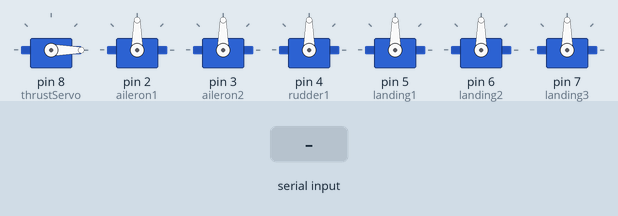
This sketch was run on a simulated Arduino Uno, built with avr-gcc and run on an emulated ATmega328P. Shown: 7 × servo. The test bench sets the inputs (shaded band). What the sketch prints to the serial monitor is not drawn.

Above: at 1.2 s.
1.3 s: "Q" received over Serial
At 3.1 s:
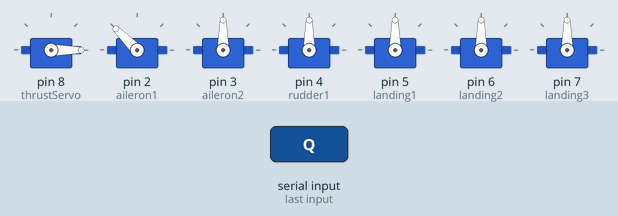
4.3 s: "F" received over Serial
At 5.0 s:
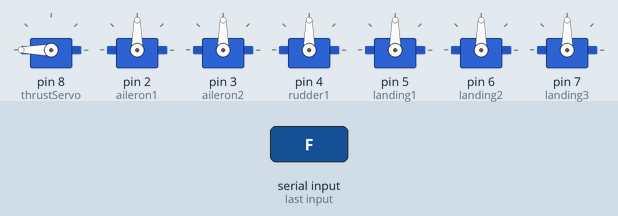
5.8 s: "B" received over Serial
At 8.5 s:
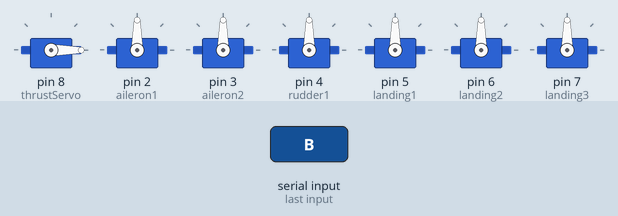
8.8 s: "E" received over Serial
At 9.6 s:
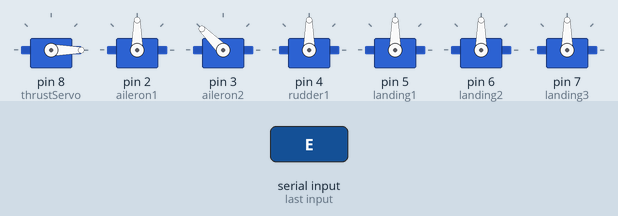
11.8 s: "U" received over Serial
At 13.0 s:
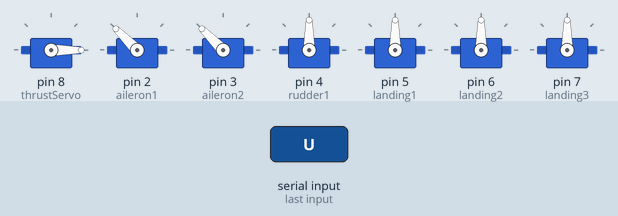
13.3 s: "D" received over Serial
At 14.5 s:
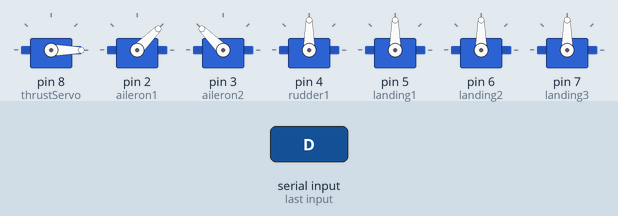
Timing chart, 0 to 15.8 s (numbered marks = the images above; inputs shaded):
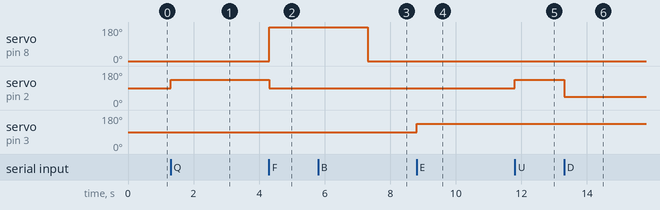

The sketch:

Arduino-Plane.ino
```cpp
//created by Mkerner1876 @ https://github.com/Mkerner1876/Arduino-Plane-w-radio
#include<Servo.h>
Servo thrustServo;
Servo aileron1;
Servo aileron2;
Servo rudder1;
Servo landing1;
Servo landing2;
Servo landing3;
Servo cargobay;
int thrustcount = 0;
int state;
int flag = 0;      //makes sure that the serial only prints once the state
int stateStop = 0;
void setup() {
  thrustServo.attach(8);
  aileron1.attach(2);
  aileron2.attach(3);
  rudder1.attach(4);
  landing1.attach(5);
  landing2.attach(6);
  landing3.attach(7);
  aileron1.write(90);
  aileron2.write(90); //ailerons will point up, so they will be level with this.
  landing1.write(90);
  landing2.write(90);
  landing3.write(90); //deploys gear to take off
}

void loop() {
  Serial.begin(9600);
  if (Serial.available() > 0) {
    state = Serial.read();
    flag = 0;
  }
  if (state == 'F') {
    //thurst servo up
    thrustcount++;
    if (flag == 0) {
      Serial.print("Increased thrust.");
      flag = 1;
    }
  }
  else if (state == 'B') {
    //thurst servo down
    thrustcount--;
    if (flag == 0) {
      Serial.print("Decreased thrust.");
      flag = 1;
    }
  }
  if (thrustcount == 0) {
    thrustServo.write(0);
  }
  if (thrustcount == 1) {
    thrustServo.write(36);
  }
  if (thrustcount == 2) {
    thrustServo.write(72);
  }
  if (thrustcount == 3) {
    thrustServo.write(108);
  }
  if (thrustcount == 4) {
    thrustServo.write(144);
  }
  if (thrustcount == 5) {
    thrustServo.write(180);
  }
  else if (state == 'Q') {
    //plane aileron roll left
    aileron1.write(135);
    delay(1000);
    aileron1.write(90);
    if (flag == 0) {
      Serial.print("Turned left.");
      flag = 1;
    }
  }
  else if (state == 'E') {
    //plane aileron roll right
    aileron2.write(135);
    delay(1000);
    aileron2.write(90);
    if (flag == 0) {
      Serial.print("Turned right.");
      flag = 1;
    }
  }
  else if (state == 'S') {
    //engines stop
    thrustServo.write(0);
    if (flag == 0) {
      Serial.print("Engines stopped.");
      flag = 1;
    }
  }
  else if (state == 'U') {
    //plane up
    aileron1.write(135);
    aileron2.write(135);
    if (flag == 0) {
      Serial.print("Aileron Up.");
      flag = 1;
    }
  }
  else if (state == 'N') {
    //plane levels
    aileron1.write(90);
    aileron2.write(90);
    if (flag == 0) {
      Serial.print("Plane level.");
      flag = 1;
    }

  }
  else if (state == 'D') {
    //plane down
    aileron1.write(45);
    aileron1.write(45);

    if (flag == 0) {
      Serial.print("Aileron down.");
      flag = 1;
    }
  }
  if (state == 'O') {
    //landing up
    landing1.write(0);
    landing2.write(0);
    landing3.write(0);
    if (flag == 0) {
      Serial.print("Landing gear deploying.");
      flag = 1;
    }
  }
  if (state == 'P') {
    landing1.write(90);
    landing2.write(90);
    landing3.write(90);
    //landing down

  }

}
```

Measured:
- after the input at 1.3 s, servo on pin 2 (aileron1): 90° → 135° at once
- after the input at 4.3 s, servo on pin 8 (thrustServo): 0° → 180° at once; servo on pin 2 (aileron1): 135° → 90° at once
- after the input at 5.8 s, servo on pin 8 (thrustServo): 180° → 0° after 1.5 s
- after the input at 8.8 s, servo on pin 3 (aileron2): 90° → 135° at once
- after the input at 11.8 s, servo on pin 2 (aileron1): 90° → 135° at once
- after the input at 13.3 s, servo on pin 2 (aileron1): 135° → 45° at once
